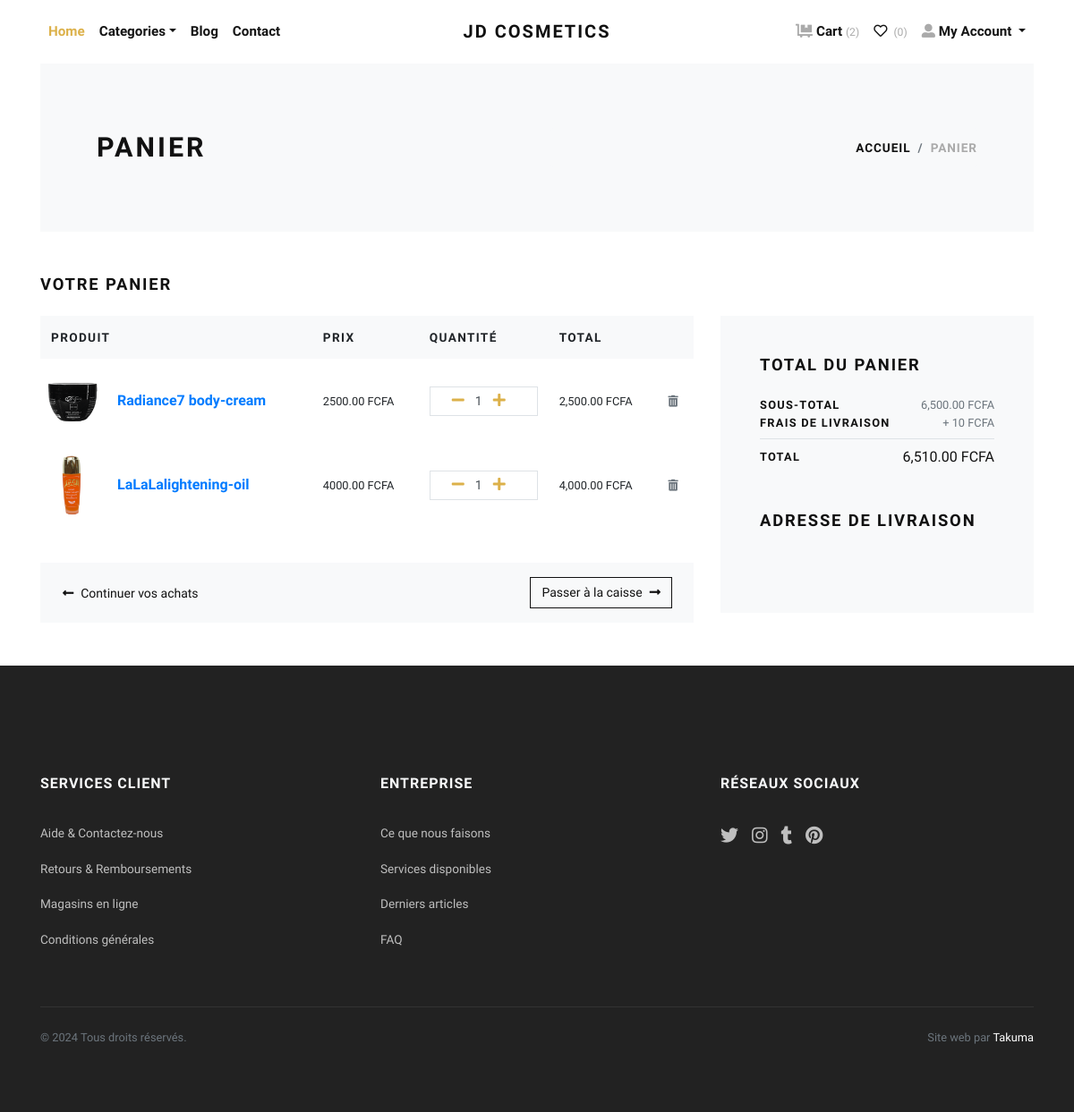
The page /cart/ (signed in) on the database as committed earlier.
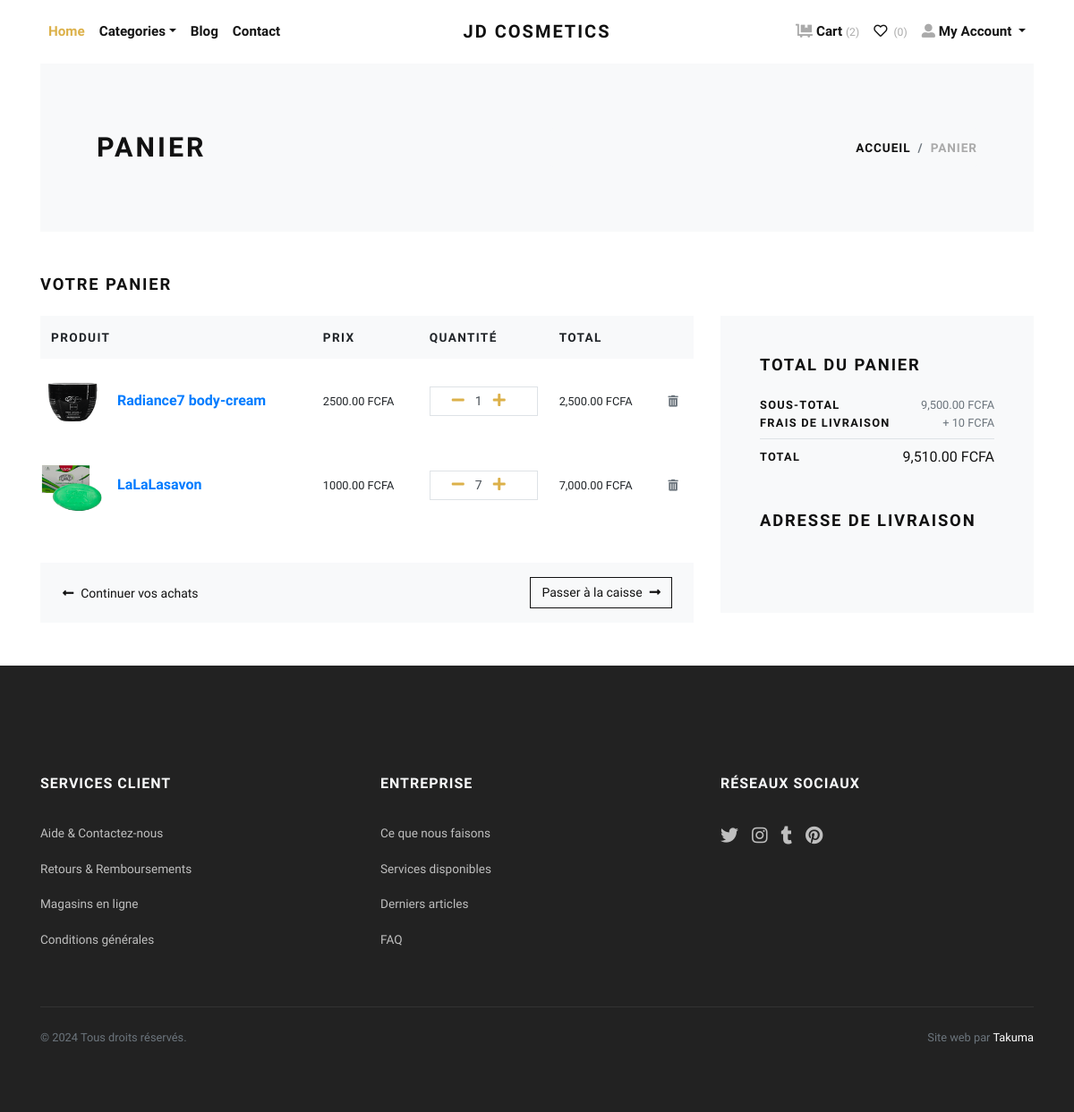
The same page on the database as committed later.
### store/models.py (models this page shows, shortened)
class Cart(models.Model):
    user = models.ForeignKey(User, verbose_name="User", on_delete=models.CASCADE)
    product = models.ForeignKey(Product, verbose_name="Product", on_delete=models.CASCADE)
    quantity = models.PositiveIntegerField(default=1, verbose_name="Quantity")
    created_at = models.DateTimeField(auto_now_add=True, verbose_name="Created Date")
    updated_at = models.DateTimeField(auto_now=True, verbose_name="Updated Date")
    @property
    def total_price(self):
        return self.quantity * self.product.price

class Product(models.Model):
    title = models.CharField(max_length=150, verbose_name="Product Title")
    slug = models.SlugField(max_length=160, verbose_name="Product Slug")
    sku = models.CharField(max_length=255, unique=True, verbose_name="Unique Product ID (SKU)")
    short_description = models.TextField(verbose_name="Short Description")
    detail_description = models.TextField(blank=True, null=True, verbose_name="Detail Description")
    product_image = models.ImageField(upload_to='product', blank=True, null=True, verbose_name="Product Image")
    price = models.DecimalField(max_digits=8, decimal_places=2)
    category = models.ForeignKey(Category, verbose_name="Product Categoy", on_delete=models.CASCADE)
    is_active = models.BooleanField(verbose_name="Is Active?")
    is_featured = models.BooleanField(verbose_name="Is Featured?")
    created_at = models.DateTimeField(auto_now_add=True, verbose_name="Created Date")
    updated_at = models.DateTimeField(auto_now=True, verbose_name="Updated Date")
    class Meta:
        verbose_name_plural = 'Products'
        ordering = ('-created_at',)

### store/views.py (the view)
# urls.py: path('cart/', views.cart, name="cart"),
@login_required
def cart(request):
    user = request.user
    cart_products = Cart.objects.filter(user=user)
    amount = decimal.Decimal(0)
    shipping_amount = decimal.Decimal(10)
    cp = [p for p in Cart.objects.all() if p.user==user]
    if cp:
        for p in cp:
            temp_amount = (p.quantity * p.product.price)
            amount += temp_amount
    addresses = Address.objects.filter(user=user)
    context = {
        'cart_products': cart_products,
        'amount': amount,
        'shipping_amount': shipping_amount,
        'total_amount': amount + shipping_amount,
        'addresses': addresses,
    }
    return render(request, 'store/cart.html', context)

### templates/store/cart.html (shortened to what this page needs)
{% extends 'base.html' %}
{% load static %}
{% load humanize %}
{% block content %}
  <div class="container">
    <section class="py-5 bg-light">
      <div class="container">
        <div class="row px-4 px-lg-5 py-lg-4 align-items-center">
          <div class="col-lg-6">
            <h1 class="h2 text-uppercase mb-0">Panier</h1>
          </div>
          <div class="col-lg-6 text-lg-right">
            <nav aria-label="breadcrumb">
              <ol class="breadcrumb justify-content-lg-end mb-0 px-0">
                <li class="breadcrumb-item"><a href="{% url 'store:home' %}">Accueil</a></li>
                <li class="breadcrumb-item active" aria-current="page">Panier</li>
              </ol>
            </nav>
          </div>
        </div>
      </div>
    </section>
    {% if cart_products %}
    <section class="py-5">
      <h2 class="h5 text-uppercase mb-4">Votre panier</h2>
      <div class="row">
        <div class="col-lg-8 mb-4 mb-lg-0">
          <div class="table-responsive mb-4">
            <table class="table">
              <thead class="bg-light">
                <tr>
                  <th class="border-0" scope="col"><strong class="text-small text-uppercase">Produit</strong></th>
                  <th class="border-0" scope="col"><strong class="text-small text-uppercase">Prix</strong></th>
                  <th class="border-0" scope="col"><strong class="text-small text-uppercase">Quantité</strong></th>
                  <th class="border-0" scope="col"><strong class="text-small text-uppercase">Total</strong></th>
                  <th class="border-0" scope="col"></th>
                </tr>
              </thead>
              <tbody>
                {% for cart_product in cart_products %}
                <tr>
                  <th class="pl-0 border-0" scope="row">
                    <div class="media align-items-center">
                      {% if cart_product.product.product_image %}
                      <a class="reset-anchor d-block animsition-link" href="{% url 'store:product-detail' cart_product.product.slug %}">
                        <img src="{{cart_product.product.product_image.url}}" alt="{{cart_product.product.title}}" width="70" class="img-fluid zoom-effect"/>
                      </a>
                      {% else %}
                      <a class="reset-anchor d-block animsition-link" href="{% url 'store:product-detail' cart_product.product.slug %}">
                        <img src="{% static 'img/product-detail-3.jpg' %}" alt="{{cart_product.product.title}}" width="70" class="img-fluid zoom-effect"/>
                      </a>
                      {% endif %}
                      <div class="media-body ml-3">
                        <strong class="h6"><a class="reset-anchor animsition-link" href="{% url 'store:product-detail' cart_product.product.slug %}">{{cart_product.product.title}}</a></strong>
                      </div>
                    </div>
                  </th>
                  <td class="align-middle border-0">
                    <p class="mb-0 small">{{cart_product.product.price}} FCFA</p>
                  </td>
                  <td class="align-middle border-0">
                    <div class="border d-flex align-items-center justify-content-between px-3">
                      <div class="quantity">
                        <a href="{% url 'store:minus-cart' cart_product.id %}" class="dec-btn p-0 ml-2"><i class="fas fa-minus"></i></a>
                        <input class="form-control form-control-sm border-0 shadow-0 p-0" type="text" value="{{cart_product.quantity}}"/>
                        <a href="{% url 'store:plus-cart' cart_product.id %}" class="inc-btn p-0"><i class="fas fa-plus"></i></a>
                      </div>
                    </div>
                  </td>
                  <td class="align-middle border-0">
                    <p class="mb-0 small">{{cart_product.total_price|intcomma}} FCFA</p>
                  </td>
                  <td class="align-middle border-0">
                    <a class="reset-anchor" href="{% url 'store:remove-cart' cart_product.id %}">
                      <i class="fas fa-trash-alt small text-muted"></i>
                    </a>
                  </td>
                </tr>
                {% endfor %}
              </tbody>
            </table>
          </div>
          <div class="bg-light px-4 py-3">
            <div class="row align-items-center text-center">
              <div class="col-md-6 mb-3 mb-md-0 text-md-left">
                <a class="btn btn-link p-0 text-dark btn-sm" href="{% url 'store:home' %}">
                  <i class="fas fa-long-arrow-alt-left mr-2"></i>Continuer vos achats
                </a>
              </div>
              <div class="col-md-6 text-md-right">
                <a class="btn btn-outline-dark btn-sm" href="{% url 'store:checkout2' %}">
                  Passer à la caisse<i class="fas fa-long-arrow-alt-right ml-2"></i>
                </a>
              </div>
            </div>
          </div>
        </div>
        <div class="col-lg-4">
          <div class="card border-0 rounded-0 p-lg-4 bg-light">
            <div class="card-body">
              <h5 class="text-uppercase mb-4">Total du panier</h5>
              <ul class="list-unstyled mb-0">
                <li class="d-flex align-items-center justify-content-between">
                  <strong class="text-uppercase small font-weight-bold">Sous-total</strong>
                  <span class="text-muted small">{{amount|intcomma}} FCFA</span>
                </li>
                <li class="d-flex align-items-center justify-content-between">
                  <strong class="text-uppercase small font-weight-bold">Frais de livraison</strong>
                  <span class="text-muted small">+ {{shipping_amount}} FCFA</span>
                </li>
                <li class="border-bottom my-2"></li>
                <li class="d-flex align-items-center justify-content-between mb-4">
                  <strong class="text-uppercase small font-weight-bold">Total</strong>
                  <span>{{total_amount|intcomma}} FCFA</span>
                </li>
              </ul>
              <h5 class="text-uppercase my-5">Adresse de livraison</h5>
            </div>
          </div>
        </div>
      </div>
    </section>
    {% else %}
    <div class="text-center py-5">
      <h3 class="mb-3">Votre panier est vide.</h3>
      <a href="{% url 'store:home' %}"><i class="fas fa-long-arrow-alt-left mr-2"></i>Continuer vos achats</a>
    </div>
    {% endif %}
  </div>
{% endblock content %}

### templates/base.html (shortened to what this page needs)
{% load static %}
<!DOCTYPE html>
<html>
  <head>
    <link rel="stylesheet" href="{% static 'vendor/bootstrap/css/bootstrap.min.css' %}">
    <link rel="stylesheet" href="{% static 'vendor/lightbox2/css/lightbox.min.css' %}">
    <link rel="stylesheet" href="{% static 'vendor/nouislider/nouislider.min.css' %}">
    <link rel="stylesheet" href="{% static 'vendor/bootstrap-select/css/bootstrap-select.min.css' %}">
    <link rel="stylesheet" href="{% static 'vendor/owl.carousel2/assets/owl.carousel.min.css' %}">
    <link rel="stylesheet" href="{% static 'vendor/owl.carousel2/assets/owl.theme.default.css' %}">
    <link rel="stylesheet" href="{% static 'css/style.default.css' %}" id="theme-stylesheet">
    <link rel="stylesheet" href="{% static 'css/custom.css' %}">
  </head>
  <body>
    <div class="page-holder">
      {% include 'navbar.html' %}
      {% block content %}
      {% endblock content %}
      {% include 'footer.html' %}
      {% include 'scripts.html' %}
  </body>
</html>

### templates/navbar.html (shortened to what this page needs)
{% load static %}
<header class="header bg-white">
  <div class="container px-0 px-lg-3">
    <nav class="navbar navbar-expand-lg navbar-light py-3 px-lg-0">
      <a class="navbar-brand" href="{% url 'store:home' %}">
        <span class="font-weight-bold text-uppercase text-dark">JD Cosmetics</span>
      </a>
      <div class="collapse navbar-collapse" id="navbarSupportedContent">
        <ul class="navbar-nav mr-auto">
          <li class="nav-item">
            <a class="nav-link active" href="{% url 'store:home' %}">Home</a>
          </li>
          <li class="nav-item dropdown">
            <a class="nav-link dropdown-toggle" id="pagesDropdown" href="#" data-toggle="dropdown" aria-haspopup="true" aria-expanded="false">Categories</a>
          </li>
          <li class="nav-item">
            <a class="nav-link" href="{% url 'store:home' %}">Blog</a>
          </li>
          <li class="nav-item">
            <a class="nav-link" href="{% url 'store:home' %}">Contact</a>
          </li>
        </ul>
        <ul class="navbar-nav ml-auto">
          {% if user.is_authenticated %}
            <li class="nav-item">
              <a class="nav-link" href="{% url 'store:cart' %}">
                <i class="fas fa-dolly-flatbed mr-1 text-gray"></i>Cart
                <small class="text-gray">({{cart_items.count}})</small>
              </a>
            </li>
            <li class="nav-item">
              <a class="nav-link" href="#">
                <i class="far fa-heart mr-1"></i><small class="text-gray"> (0)</small>
              </a>
            </li>
            <li class="nav-item dropdown">
              <a class="nav-link dropdown-toggle" id="userDropdown" href="#" data-toggle="dropdown" aria-haspopup="true" aria-expanded="false">
                <i class="fas fa-user-alt mr-1 text-gray"></i>My Account
              </a>
            </li>
          {% endif %}
        </ul>
      </div>
    </nav>
  </div>
</header>

### templates/footer.html (shortened to what this page needs)
<footer class="footer">
  <div class="container py-4">
    <div class="row py-5">
      <div class="col-md-4 mb-3 mb-md-0">
        <h6 class="text-uppercase mb-4">Services client</h6>
        <ul class="list-unstyled mb-0">
          <li><a class="footer-link" href="#">Aide &amp; Contactez-nous</a></li>
          <li><a class="footer-link" href="#">Retours &amp; Remboursements</a></li>
          <li><a class="footer-link" href="#">Magasins en ligne</a></li>
          <li><a class="footer-link" href="#">Conditions générales</a></li>
        </ul>
      </div>
      <div class="col-md-4 mb-3 mb-md-0">
        <h6 class="text-uppercase mb-4">Entreprise</h6>
        <ul class="list-unstyled mb-0">
          <li><a class="footer-link" href="#">Ce que nous faisons</a></li>
          <li><a class="footer-link" href="#">Services disponibles</a></li>
          <li><a class="footer-link" href="#">Derniers articles</a></li>
          <li><a class="footer-link" href="#">FAQ</a></li>
        </ul>
      </div>
      <div class="col-md-4">
        <h6 class="text-uppercase mb-4">Réseaux sociaux</h6>
        <ul class="list-unstyled mb-0 d-flex justify-content-start">
          <li><a class="social-link" href="#"><i class="fab fa-twitter"></i></a></li>
          <li><a class="social-link" href="#"><i class="fab fa-instagram"></i></a></li>
          <li><a class="social-link" href="#"><i class="fab fa-tumblr"></i></a></li>
          <li><a class="social-link" href="#"><i class="fab fa-pinterest"></i></a></li>
        </ul>
      </div>
    </div>
    <div class="border-top pt-4" style="border-color: #333 !important">
      <div class="row">
        <div class="col-lg-6">
          <p class="small text-muted mb-0">&copy; 2024 Tous droits réservés.</p>
        </div>
        <div class="col-lg-6 text-lg-right">
          <p class="small text-muted mb-0">Site web par <a class="text-white reset-anchor" href="https://www.github.com" target="_blank">Takuma</a></p>
        </div>
      </div>
    </div>
  </div>
</footer>

### templates/scripts.html (shortened to what this page needs)
{% load static %}
      <link rel="stylesheet" href="https://use.fontawesome.com/releases/v5.7.1/css/all.css">
    </div>
  </body>
</html>

Rows that differ between the two databases and show on the page:
removed Cart: product.product_image (picture), product "LaLaLalightening-oil", product.price "4000.00", quantity "1", total_price "4,000.00"
added Cart: product.product_image (picture), product "LaLaLasavon", product.price "1000.00", quantity "7", total_price "7,000.00"
Other text that changed with them:
{{ amount|intcomma }}: "6,500.00" → "9,500.00"
{{ total_amount|intcomma }}: "6,510.00" → "9,510.00"
